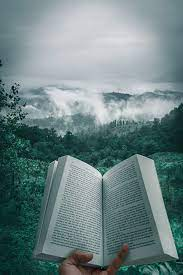
#> input picture index.jpg, 183 x 275 px
$ jupyter execute working_with_images.ipynb
#> lines starting #> are read from the running program, lines starting #| are printed output that depends on the picture
# Show image with --matplotlib--

[cell 1]
import matplotlib.pyplot as plt
import matplotlib.image as mpimg
img = mpimg.imread('index.jpg')
#> img is the input picture: shape (275, 183, 3); mean R, G, B 108.5, 129.9, 131.1
imgplot = plt.imshow(img)
plt.show()

# using OPENcv

[cell 2]
import cv2
from  matplotlib import pyplot as plt

# Method-1

[cell 3]
im = cv2.imread('index.jpg')
im.shape    # height:  275
#> Out = (275, 183, 3)
            #width:   183
            # channel: 3

[cell 4]
im_resized = cv2.resize(im, (224, 224), interpolation=cv2.INTER_LINEAR)
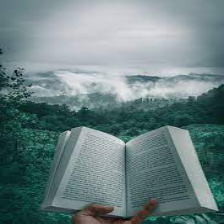
#> im_resized: shape (224, 224, 3); mean B, G, R 131, 129.8, 108.4

plt.imshow(cv2.cvtColor(im_resized, cv2.COLOR_BGR2RGB))
plt.show()

# Method-2

[cell 5]
img = cv2.imread('index.jpg')		# this is read in BGR format
rgb_img = cv2.cvtColor(img, cv2.COLOR_BGR2RGB)		# this converts it into RGB

plt.imshow(rgb_img)
plt.show()

# resize images
 Interpolation Method for Resizing –

    cv2.INTER_AREA: This is used when we need to shrink an image.
    cv2.INTER_CUBIC: This is slow but more efficient.
    cv2.INTER_LINEAR: This is primarily used when zooming is required.
    This is the default interpolation technique in OpenCV.

[cell 6]
img = cv2.imread('index.jpg',1) # Loading the image

# reduce to half

[cell 7]
#reduce to half
half = cv2.resize(img,(0,0),fx = 0.5, fy = 0.5)
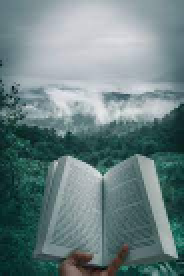
#> half: shape (138, 92, 3) (shown 2 times larger); mean B, G, R 130.7, 129.5, 108
plt.imshow(cv2.cvtColor(half,cv2.COLOR_BGR2RGB))
plt.show()

[cell 8]
img.shape
#> Out = (275, 183, 3)

[cell 9]
half.shape
#> Out = (138, 92, 3)

# En-large

[cell 10]
enlarge = cv2.resize(img, (1500, 1600))
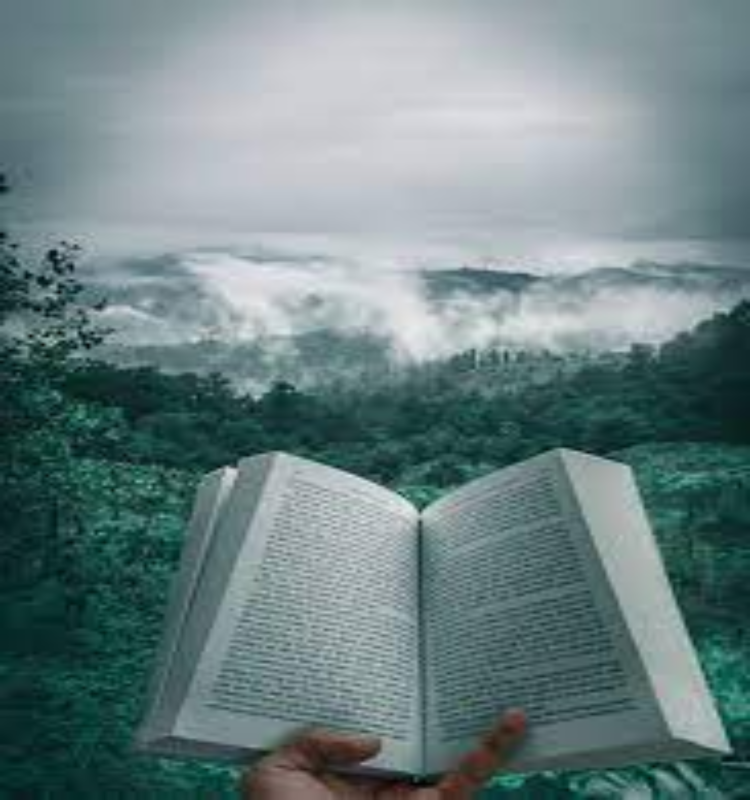
#> enlarge: shape (1600, 1500, 3) (shown at 1/2 size); mean B, G, R 131, 129.8, 108.3
plt.imshow(cv2.cvtColor(enlarge,cv2.COLOR_BGR2RGB))
plt.show()

[cell 11]
enlarge.shape
#> Out = (1600, 1500, 3)

# Strech

[cell 12]
stretch = cv2.resize(img, (780, 540),
               interpolation = cv2.INTER_NEAREST)
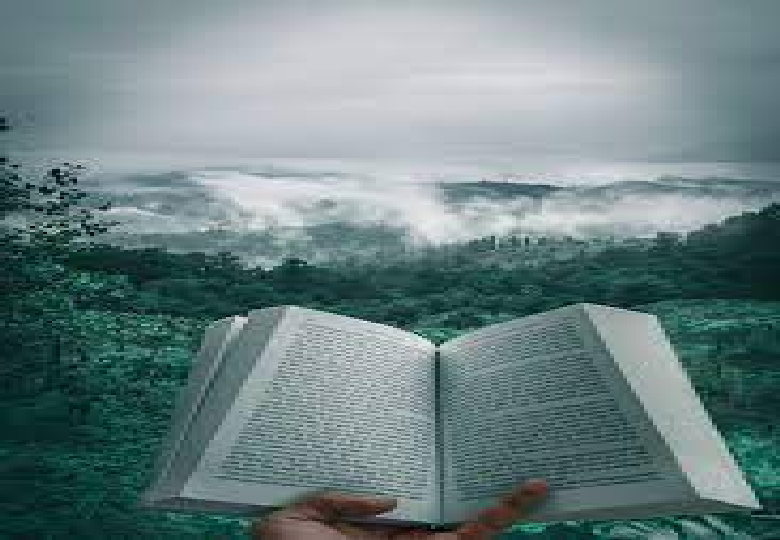
#> stretch: shape (540, 780, 3); mean B, G, R 131.1, 129.9, 108.5
plt.imshow(cv2.cvtColor(stretch,cv2.COLOR_BGR2RGB))
plt.show()

[cell 13]
stretch_cubic = cv2.resize(img, (780, 540),
               interpolation = cv2.INTER_CUBIC)
plt.imshow(cv2.cvtColor(stretch_cubic,cv2.COLOR_BGR2RGB))
plt.show()

# Gray scale

[cell 14]
gray = cv2.cvtColor(img, cv2.COLOR_BGR2GRAY)
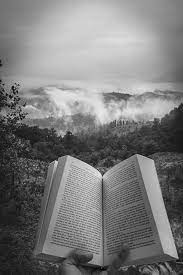
#> gray: shape (275, 183); min 0, max 240, mean 123.6
plt.imshow(gray)
